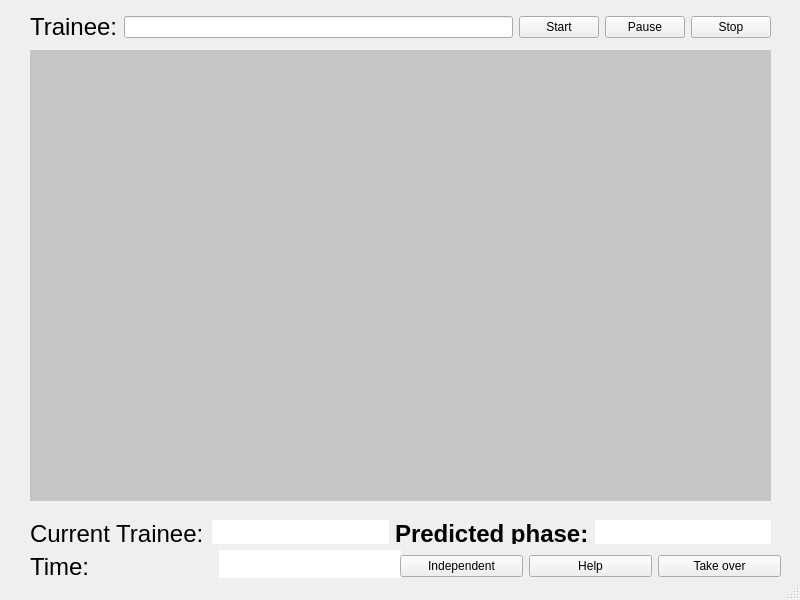
<?xml version="1.0" encoding="UTF-8"?>
<ui version="4.0">
 <class>iPhaser</class>
 <widget class="QMainWindow" name="iPhaser">
  <property name="geometry">
   <rect>
    <x>0</x>
    <y>0</y>
    <width>800</width>
    <height>600</height>
   </rect>
  </property>
  <property name="windowTitle">
   <string>MainWindow</string>
  </property>
  <widget class="QWidget" name="centralwidget">
   <widget class="QLabel" name="DisplayVideo">
    <property name="geometry">
     <rect>
      <x>30</x>
      <y>50</y>
      <width>741</width>
      <height>451</height>
     </rect>
    </property>
    <property name="styleSheet">
     <string notr="true">background-color: rgb(197, 197, 197);</string>
    </property>
    <property name="text">
     <string/>
    </property>
   </widget>
   <widget class="QWidget" name="layoutWidget">
    <property name="geometry">
     <rect>
      <x>30</x>
      <y>10</y>
      <width>741</width>
      <height>34</height>
     </rect>
    </property>
    <layout class="QHBoxLayout" name="horizontalLayout">
     <item>
      <widget class="QLabel" name="TraineeLabel">
       <property name="text">
        <string>&lt;html&gt;&lt;head/&gt;&lt;body&gt;&lt;p&gt;&lt;span style=&quot; font-size:18pt;&quot;&gt;Trainee:&lt;/span&gt;&lt;/p&gt;&lt;/body&gt;&lt;/html&gt;</string>
       </property>
      </widget>
     </item>
     <item>
      <widget class="QLineEdit" name="TraineeName"/>
     </item>
     <item>
      <widget class="QPushButton" name="Start">
       <property name="text">
        <string>Start</string>
       </property>
      </widget>
     </item>
     <item>
      <widget class="QPushButton" name="Pause">
       <property name="text">
        <string>Pause</string>
       </property>
      </widget>
     </item>
     <item>
      <widget class="QPushButton" name="Stop">
       <property name="text">
        <string>Stop</string>
       </property>
      </widget>
     </item>
    </layout>
   </widget>
   <widget class="QWidget" name="layoutWidget">
    <property name="geometry">
     <rect>
      <x>30</x>
      <y>520</y>
      <width>741</width>
      <height>24</height>
     </rect>
    </property>
    <layout class="QHBoxLayout" name="horizontalLayout_2">
     <item>
      <widget class="QLabel" name="CurrentTrainee">
       <property name="text">
        <string>&lt;html&gt;&lt;head/&gt;&lt;body&gt;&lt;p&gt;&lt;span style=&quot; font-size:18pt;&quot;&gt;Current Trainee:&lt;/span&gt;&lt;/p&gt;&lt;/body&gt;&lt;/html&gt;</string>
       </property>
      </widget>
     </item>
     <item>
      <widget class="QLabel" name="DisplayTrainee">
       <property name="styleSheet">
        <string notr="true">background-color: rgb(255, 255, 255);</string>
       </property>
       <property name="text">
        <string/>
       </property>
      </widget>
     </item>
     <item>
      <widget class="QLabel" name="PhaseLabel">
       <property name="text">
        <string>&lt;html&gt;&lt;head/&gt;&lt;body&gt;&lt;p&gt;&lt;span style=&quot; font-size:18pt; font-weight:600;&quot;&gt;Predicted phase:&lt;/span&gt;&lt;/p&gt;&lt;/body&gt;&lt;/html&gt;</string>
       </property>
      </widget>
     </item>
     <item>
      <widget class="QLabel" name="DisplayPhase">
       <property name="styleSheet">
        <string notr="true">background-color: rgb(255, 255, 255);</string>
       </property>
       <property name="text">
        <string/>
       </property>
      </widget>
     </item>
    </layout>
   </widget>
   <widget class="QWidget" name="layoutWidget">
    <property name="geometry">
     <rect>
      <x>30</x>
      <y>550</y>
      <width>371</width>
      <height>34</height>
     </rect>
    </property>
    <layout class="QHBoxLayout" name="horizontalLayout_3">
     <item>
      <widget class="QLabel" name="TimeLabel">
       <property name="text">
        <string>&lt;html&gt;&lt;head/&gt;&lt;body&gt;&lt;p&gt;&lt;span style=&quot; font-size:18pt;&quot;&gt;Time:&lt;/span&gt;&lt;/p&gt;&lt;/body&gt;&lt;/html&gt;</string>
       </property>
      </widget>
     </item>
     <item>
      <widget class="QLabel" name="label">
       <property name="styleSheet">
        <string notr="true">background-color: rgb(255, 255, 255);</string>
       </property>
       <property name="text">
        <string/>
       </property>
      </widget>
     </item>
    </layout>
   </widget>
   <widget class="QWidget" name="layoutWidget">
    <property name="geometry">
     <rect>
      <x>400</x>
      <y>550</y>
      <width>381</width>
      <height>32</height>
     </rect>
    </property>
    <layout class="QHBoxLayout" name="horizontalLayout_4">
     <item>
      <widget class="QPushButton" name="ActionIndependent">
       <property name="text">
        <string>Independent</string>
       </property>
      </widget>
     </item>
     <item>
      <widget class="QPushButton" name="ActionHelp">
       <property name="text">
        <string>Help</string>
       </property>
      </widget>
     </item>
     <item>
      <widget class="QPushButton" name="ActionTakeOver">
       <property name="text">
        <string>Take over</string>
       </property>
      </widget>
     </item>
    </layout>
   </widget>
  </widget>
  <widget class="QStatusBar" name="statusbar"/>
 </widget>
 <resources/>
 <connections/>
</ui>
